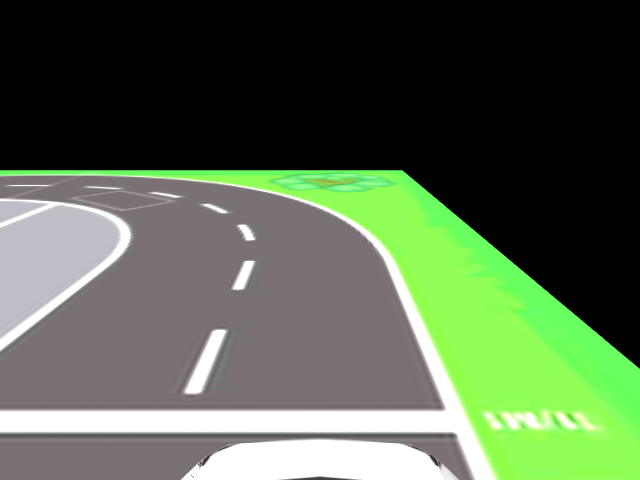
#> input picture sim/assets/generated/lane_detect/frame_0p0m_raw.png, 640 x 480 px
$ python -i parking_line.py   (imports and definitions only)
#> lines starting #> are read from the running program, lines starting #| are printed output that depends on the picture; after the words box and inside, x2 and y2 are one past the last pixel; in counts of white or black regions, pixels touching at a corner belong together
#> further down, picture is the input picture: shape (480, 640, 3); mean B, G, R 77.2, 101.7, 85.7
"""Rear-camera parking-line pre-processing for --mode parking_logic (and the
parking_sim camera guide).

The steering comes from the UNCHANGED lane model (final openvino) run on the
prepared frame — this module only fixes how a parking bay differs from a normal
lane before inference:

1. **Horizontal lines are ERASED** (bay end/entry paint confuses the model).
2. **Broken dashes are MERGED and EXTENDED** — but not one extension per Hough
   segment (that floods the frame: Hough yields several segments per dash and
   several dashes per bay line).  Instead, near-vertical segments are CLUSTERED
   by where their extension crosses the ROI bottom (+ similar angle); each
   cluster = one physical bay line.  Only the ``max_lines`` clusters with the
   largest total segment support are fitted (least squares through all their
   endpoints) and repainted as ONE solid extended line each.
3. The ROI crop: everything above ``roi_top_ratio`` (and right of
   ``keep_left_ratio``) is blacked out.

``prepare_parking_line_frame(frame)`` ->
``(model_frame, debug_vis, n_lines, fitted_lines, h_far_y_ratio)``, where
``h_far_y_ratio`` is the closest erased horizontal line as ``y / frame_height``
(``None`` if none seen) — the rear-camera stop signal when reversing into a bay.

* ``model_frame`` - what to feed the YOLO lane detector.
* ``debug_vis``   - ROI box (yellow), white mask (magenta), accepted dash
                    segments (orange), ERASED horizontals (red), and the final
                    fitted lines (green, thick) — exactly what gets painted.
* ``n_lines``     - number of fitted bay lines drawn (0 -> caller falls back).
"""
from __future__ import annotations

from dataclasses import dataclass

import cv2
import numpy as np


@dataclass(frozen=True)
class ParkingLineConfig:
    roi_top_ratio: float = 0.55      # keep only the bottom (1 - ratio) of the frame
    keep_left_ratio: float = 1.0     # keep only the leftmost this fraction (1.0 = full width)
    white_thresh: int = 180          # gray >= this counts as painted line
    hough_threshold: int = 30
    min_line_frac: float = 0.12      # min dash length as a fraction of ROI height
    max_gap_px: int = 40
    # Segment classification, in degrees from VERTICAL:
    #   <= vertical_max_dev_deg      -> bay side-line dash: keep for clustering
    #   >= horizontal_min_dev_deg    -> horizontal paint: ERASE before inference
    #   in between                   -> ambiguous: leave untouched
    vertical_max_dev_deg: float = 45.0
    horizontal_min_dev_deg: float = 60.0
    # Horizontals below this height ratio are IGNORED for far_y.  The very bottom
    # of the rear view is floor trim / mat edge, not the bay-end line, and it was
    # reporting far_y = 1.00 and firing the stop immediately.  Capping the search
    # here means far_y can never exceed this value.
    horizontal_max_y_ratio: float = 0.9
    # A horizontal counts as the bay-end line only if it spans at least this
    # fraction of the frame width.  The bay-end line crosses the view; faint
    # brightness patches on the grey floor do not, yet a 156 px smudge in the
    # bottom-right corner was reporting far_y = 0.89 and firing the stop.
    horizontal_min_len_frac: float = 0.5
    # Clustering: segments whose bottom-crossing x and angle are this close
    # belong to the same physical bay line.
    merge_x_tol_px: int = 40
    merge_angle_tol_deg: float = 8.0
    # Only the strongest clusters (by total dash length) get painted.  A bay has
    # two side lines -> 2.
    max_lines: int = 2
    # Synthetic frame for the reverse (prepare_infinite_lane_frame): outside the
    # slot bbox is blacked out and the extended lines are painted white, but the
    # REAL road texture is kept inside the bbox.
    # fill_corridor paints road_bgr between the two extended lines so the drivable
    # area is continuous top-to-bottom.  It fills ONLY the black remainder outside
    # the bbox: overwriting the bbox's real road pixels with flat grey as well
    # drops the lane model from a 100% to a 10% fit rate.
    road_bgr: tuple[int, int, int] = (132, 130, 128)  # measured median of the captures
    fill_corridor: bool = True
    # Grain added to the filled grey.  A dead-flat fill is out of the lane model's
    # training distribution and costs a lot of fits; measured over the same 30
    # frames: flat 40%, sigma 6 -> 70%, sigma 12 -> 83%.
    fill_noise_sigma: float = 12.0
    extend_thickness_px: int = 7     # repainted solid line thickness
    erase_thickness_px: int = 15     # blackout stroke over horizontal segments


# [144 lines left out: functions prepare_parking_line_frame, vanishing_point, not called in this run]


def _scan_far_y(frame_bgr, cfg: ParkingLineConfig, debug=None):
    """Nearest white horizontal in the WHOLE frame, as ``y / frame_height``.

    Deliberately independent of the slot bbox: the bay-end line the car is
    reversing toward is a fact about the surroundings, not about the bbox, and
    it often lies below the bbox.  Segments beyond ``horizontal_max_y_ratio``
    (the very bottom of the rear view = floor trim, not bay paint) are ignored,
    so the returned value can never exceed that cap.
    """
    h, w = frame_bgr.shape[:2]
    gray = cv2.GaussianBlur(cv2.cvtColor(frame_bgr, cv2.COLOR_BGR2GRAY), (5, 5), 0)
    mask = cv2.inRange(gray, cfg.white_thresh, 255)
    lines = cv2.HoughLinesP(
        mask, 1, np.pi / 180.0, cfg.hough_threshold,
        minLineLength=max(8, int(h * cfg.min_line_frac)), maxLineGap=cfg.max_gap_px,
    )
    if lines is None:
        return None
    best = None
    for ln in lines:
        x1, y1, x2, y2 = (int(v) for v in ln[0])
        dx, dy = float(x2 - x1), float(y2 - y1)
        ang = abs(np.degrees(np.arctan2(dx, dy))) if (dx or dy) else 90.0
        ang = min(ang, 180.0 - ang)
        if ang < cfg.horizontal_min_dev_deg:
            continue
        if abs(dx) < cfg.horizontal_min_len_frac * w:
            continue  # too short to be the bay-end line
        far_y = max(y1, y2) / float(h)
        if far_y > cfg.horizontal_max_y_ratio:
            continue
        if best is None or far_y > best:
            best = far_y
        if debug is not None:
            cv2.line(debug, (x1, y1), (x2, y2), (0, 0, 255), 2)
    return best


def prepare_infinite_lane_frame(frame_bgr, bbox=None, config: ParkingLineConfig | None = None):
    """Build an "infinite lane" frame for the rear reverse, then let the lane model drive.

    Why: deep in the bay the horizontal bay-end line covers the drivable area.
    The lane model then has almost no vertical evidence left and forces a fit out
    of whatever remains, so the heading swings violently right at the end — the
    worst possible moment.

    The synthetic frame handed to the model is therefore rebuilt from scratch:

    * everything outside the slot bbox -> BLACK,
    * the bay's side lines, found while they are still visible, extended to span
      the FULL frame height — a lane that never ends,
    * the corridor BETWEEN those lines filled with the road colour, so the
      drivable area is explicit and continuous (a pure black canvas makes the
      lane model return nothing at all — measured conf 0.00 on every frame),
    * the white lines painted on top.

    Horizontal bay paint is never drawn, so it cannot hijack the fit; it is only
    MEASURED on the raw frame and reported as ``h_far_y_ratio`` for the
    far_y >= 0.9 stop.

    ``bbox`` (x1,y1,x2,y2) restricts WHERE lines are searched; the drawn lane
    still spans the whole frame.

    Returns ``(model_frame, debug_vis, n_lines, h_far_y_ratio)``.
    """
    cfg = config or ParkingLineConfig()
    if frame_bgr is None:
        return None, None, 0, None

    h, w = frame_shape = frame_bgr.shape[:2]
    x0, y0, x1b, y1b = 0, int(h * cfg.roi_top_ratio), w, h
    if bbox is not None:
        bx1, by1, bx2, by2 = (int(v) for v in bbox)
        x0, x1b = max(0, bx1), min(w, bx2)
        y0, y1b = max(0, by1), min(h, by2)
    if x1b - x0 < 5 or y1b - y0 < 5:
        return frame_bgr.copy(), frame_bgr.copy(), 0, None

    roi = frame_bgr[y0:y1b, x0:x1b]
    rh, rw = roi.shape[:2]
    gray = cv2.GaussianBlur(cv2.cvtColor(roi, cv2.COLOR_BGR2GRAY), (5, 5), 0)
    mask = cv2.inRange(gray, cfg.white_thresh, 255)
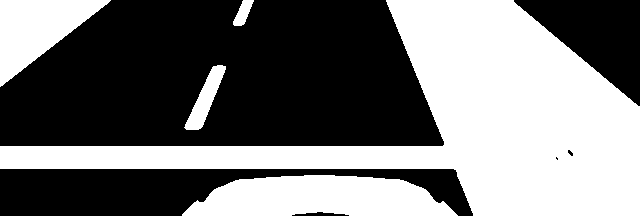
#> mask: shape (216, 640); 46.1% white; 5 white regions, box (x1, y1, x2, y2) and area: (0, 0, 640, 216) 48883, (182, 175, 458, 216) 8648, (0, 0, 111, 87) 4911, (184, 65, 226, 130) 1049, (233, 0, 254, 26) 298

    debug = frame_bgr.copy()
    debug[y0:y1b, x0:x1b][mask > 0] = (255, 0, 255)
    cv2.rectangle(debug, (x0, y0), (x1b - 1, y1b - 1), (0, 255, 255), 1)
#> debug: shape (480, 640, 3); mean B, G, R 95.8, 51.2, 100.3

    lines = cv2.HoughLinesP(
        mask, 1, np.pi / 180.0, cfg.hough_threshold,
        minLineLength=max(8, int(rh * cfg.min_line_frac)), maxLineGap=cfg.max_gap_px,
    )
#> lines = 303 rows, first 6: [1, 146, 639, 168], [0, 149, 639, 171], [190, 206, 639, 198], [349, 215, 639, 215], [90, 146, 639, 155], [463, 189, 630, 198]

    # far_y is a STOP signal about the car's real surroundings, so it is measured
    # over the WHOLE frame, not just the slot bbox: the approaching bay-end line
    # frequently sits below the bbox (29% of detected frames here), and cropping
    # the search to the bbox made it invisible right when it matters.
    h_far_y_ratio = _scan_far_y(frame_bgr, cfg, debug)
#> in _scan_far_y, `mask = cv2.inRange(gray, cfg.white_thresh, 255)`:
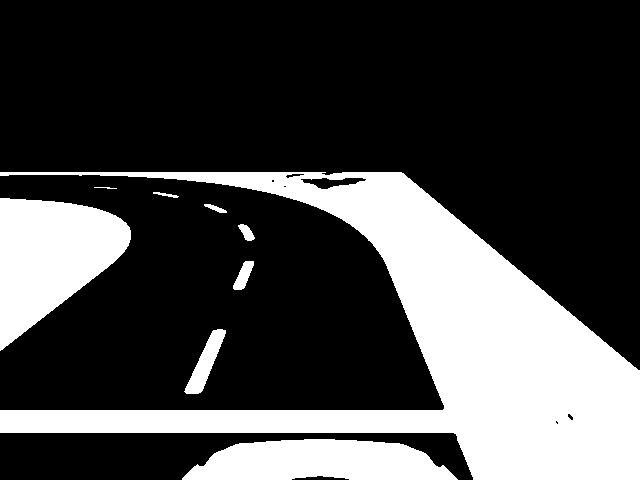
#> mask: shape (480, 640); 27.6% white; 9 white regions, largest, box (x1, y1, x2, y2) and area: (0, 172, 640, 480) 62132, (0, 198, 131, 351) 12396, (182, 439, 458, 480) 8648
#> in _scan_far_y, `lines = cv2.HoughLinesP( mask, 1, np.pi / 180.0, cfg.hough_threshold, ..`: lines = 407 rows, first 6: [0, 428, 639, 406], [376, 172, 639, 444], [0, 415, 639, 426], [188, 472, 639, 449], [312, 172, 639, 456], [0, 424, 639, 436]
#> the loop in _scan_far_y, `for ln in lines:` made 407 passes
#> (x1, y1, x2, y2, dx, dy, ang, far_y) on passes 1, 7: (0, 428, 639, 406, 639, -22, 88.03, 0.892), (0, 421, 639, 432, 639, 11, 89.01, 0.9)
#> after the loop in _scan_far_y, `for ln in lines:`:
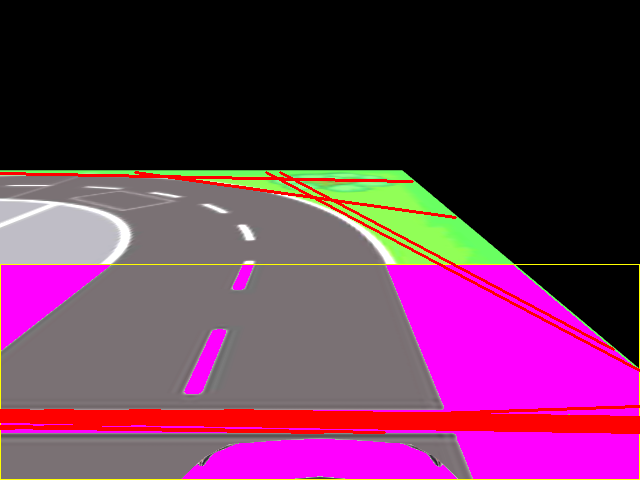
#> debug: shape (480, 640, 3); mean B, G, R 83.1, 48.7, 101.5
#> after the loop in _scan_far_y, `for ln in lines:`: best = 0.9
#> h_far_y_ratio = 0.9

    # Black outside the slot bbox; the real road texture stays inside it (the
    # lane model needs real pixels — see ParkingLineConfig.fill_corridor).
    model_frame = np.zeros_like(frame_bgr)
    model_frame[y0:y1b, x0:x1b] = frame_bgr[y0:y1b, x0:x1b]

    segs = []
    if lines is not None:
        for ln in lines:
            sx1, sy1, sx2, sy2 = (int(v) for v in ln[0])
            dx, dy = float(sx2 - sx1), float(sy2 - sy1)
            ang = abs(np.degrees(np.arctan2(dx, dy))) if (dx or dy) else 90.0
            ang = min(ang, 180.0 - ang)
            if ang >= cfg.horizontal_min_dev_deg:
                # ERASED from the model's copy so it cannot hijack the fit once it
                # covers the drivable area.  far_y is NOT taken here — it is
                # measured over the whole frame by _scan_far_y above.
                cv2.line(model_frame, (sx1 + x0, sy1 + y0), (sx2 + x0, sy2 + y0),
                         (0, 0, 0), cfg.erase_thickness_px)
                continue
            if ang > cfg.vertical_max_dev_deg:
                continue
            length = float(np.hypot(dx, dy))
            x_bottom = (sx1 + (rh - 1.0 - sy1) * dx / dy) if abs(dy) > 1e-6 else (sx1 + sx2) / 2.0
            segs.append((sx1, sy1, sx2, sy2, float(np.degrees(np.arctan2(dx, dy))), length, x_bottom))
            cv2.line(debug, (sx1 + x0, sy1 + y0), (sx2 + x0, sy2 + y0), (0, 165, 255), 2)
#> this loop made 303 passes
#> ln on passes 15 to 17: [[0, 158, 196, 168]], [[189, 207, 639, 207]], [[422, 89, 639, 140]]
#> debug: shape (480, 640, 3); 0.8% of pixels changed, all inside (x1, y1, x2, y2) = (165, 263, 253, 434)
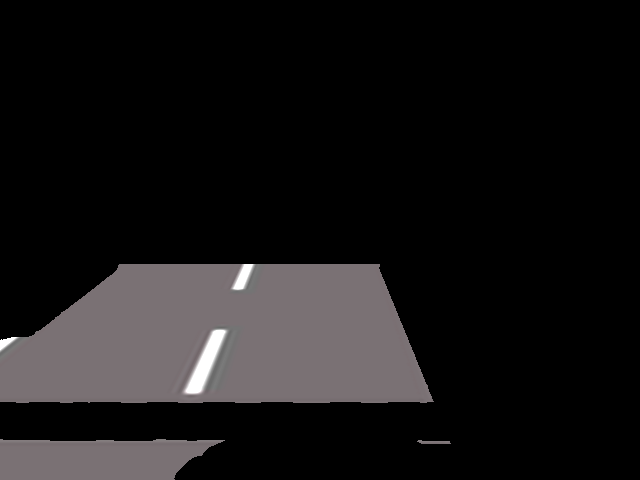
#> model_frame: shape (480, 640, 3); mean B, G, R 22.6, 22.1, 23.7

    # Cluster dashes belonging to the same physical side line.
    clusters: list[dict] = []
    for seg in sorted(segs, key=lambda s: -s[5]):
        for cl in clusters:
            if (abs(seg[6] - cl["x_bottom"]) <= cfg.merge_x_tol_px
                    and abs(seg[4] - cl["ang"]) <= cfg.merge_angle_tol_deg):
                n = len(cl["segs"])
                cl["x_bottom"] = (cl["x_bottom"] * n + seg[6]) / (n + 1)
                cl["ang"] = (cl["ang"] * n + seg[4]) / (n + 1)
                cl["support"] += seg[5]
                cl["segs"].append(seg)
                break
        else:
            clusters.append({"x_bottom": seg[6], "ang": seg[4], "support": seg[5], "segs": [seg]})
#> this loop made 13 passes
#> seg on passes 1 to 8: (177, 168, 248, 1, 157, 181.5, 157), (176, 168, 243, 1, 158.1, 179.9, 157.1), (181, 166, 251, 1, 157, 179.2, 160.2), (182, 167, 246, 0, 159, 178.8, 163.6), (179, 165, 245, 1, 158.1, 176.8, 158.9), (169, 168, 217, 65, 155, 113.6, 147.1), (168, 168, 213, 67, 156, 110.6, 147.1), (170, 168, 215, 67, 156, 110.6, 149.1)
    clusters.sort(key=lambda c: -c["support"])

    # Fit each side line and extend it to span the WHOLE frame height.
    spans = []  # (x_at_top, x_at_bottom)
    for cl in clusters[: max(0, cfg.max_lines)]:
        pts = []
        for (ax, ay, bx, by, _a, _l, _xb) in cl["segs"]:
            pts.append((ax + x0, ay + y0))
            pts.append((bx + x0, by + y0))
        vx, vy, cx, cy = (float(v) for v in
                          cv2.fitLine(np.array(pts, np.float32), cv2.DIST_L2, 0, 0.01, 0.01).ravel())
        if abs(vy) < 1e-6:
            continue
        # Intersect with y = 0 and y = h-1 -> a line with no start and no end.
        spans.append((cx + vx * (0.0 - cy) / vy, cx + vx * ((h - 1.0) - cy) / vy))
#> this loop made 1 pass
    n_lines = len(spans)

    # Fill the corridor BETWEEN the two lines with the road colour so the drivable
    # area runs unbroken from top to bottom — but only over pixels that are still
    # black (i.e. outside the bbox).  Painting flat grey over the bbox's real road
    # pixels as well drops the lane model to a 10% fit rate; keeping them and only
    # filling the black remainder gives a continuous corridor the model still reads.
    if cfg.fill_corridor and n_lines >= 2:
        spans.sort(key=lambda s: s[0] + s[1])
        (lt, lb), (rt, rb) = spans[0], spans[-1]
        poly = np.array([[lt, 0], [rt, 0], [rb, h - 1], [lb, h - 1]], dtype=np.int32)
        corridor = np.zeros(model_frame.shape[:2], np.uint8)
        cv2.fillPoly(corridor, [poly], 255)
        model_frame[(corridor > 0) & (model_frame.max(axis=2) == 0)] = cfg.road_bgr
        # Grain over the WHOLE corridor — the filled grey and the real road pixels
        # alike.  Graining only the filled part leaves a visible seam between the
        # two and the model still balks (43% fit); graining everything inside the
        # corridor restores it to 83%.
        if cfg.fill_noise_sigma > 0.0:
            rng = np.random.default_rng(0)  # fixed seed: same frame -> same grain
            region = (corridor > 0) & (model_frame.max(axis=2) > 0) & (model_frame.min(axis=2) <= 200)
            if region.any():
                noisy = np.clip(
                    model_frame.astype(np.int16)
                    + rng.normal(0.0, cfg.fill_noise_sigma, model_frame.shape).astype(np.int16),
                    0, 255,
                ).astype(np.uint8)
                model_frame[region] = noisy[region]
    for (xt, xb) in spans:
        cv2.line(model_frame, (int(round(xt)), 0), (int(round(xb)), h - 1),
                 (255, 255, 255), cfg.extend_thickness_px)
        cv2.line(debug, (int(round(xt)), 0), (int(round(xb)), h - 1), (0, 255, 0), 2)
#> this loop made 1 pass
#> (xt, xb) on pass 1: (359.6, 155.4)
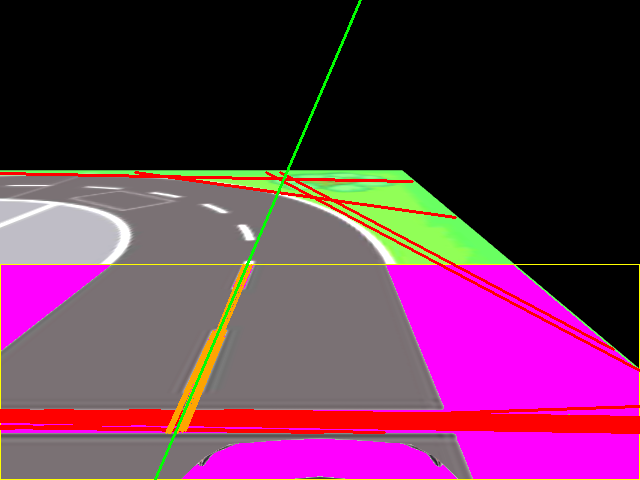
#> debug: shape (480, 640, 3); mean B, G, R 81.6, 50.4, 101.2
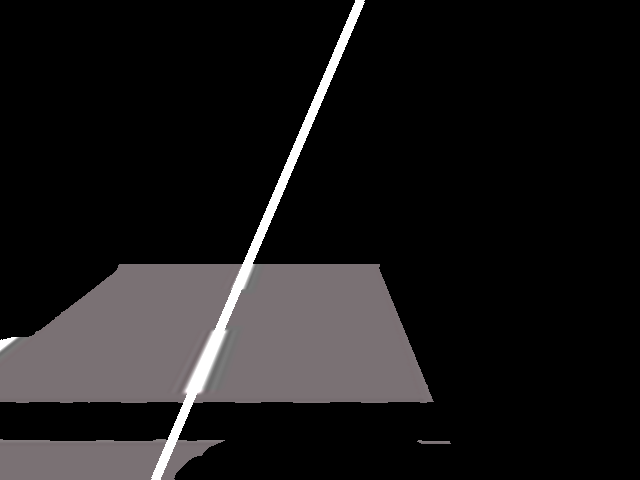
#> model_frame: shape (480, 640, 3); 1.3% of pixels changed, all inside (x1, y1, x2, y2) = (151, 0, 365, 480)

    _text(debug, f"dashes:{len(segs)} lanes:{n_lines}"
                 + ("" if h_far_y_ratio is None else f" hFarY:{h_far_y_ratio:.2f}"), (10, 24))
    if h_far_y_ratio is not None:
        hy = int(h_far_y_ratio * h)
        cv2.line(debug, (0, hy), (w - 1, hy), (0, 0, 255), 1)
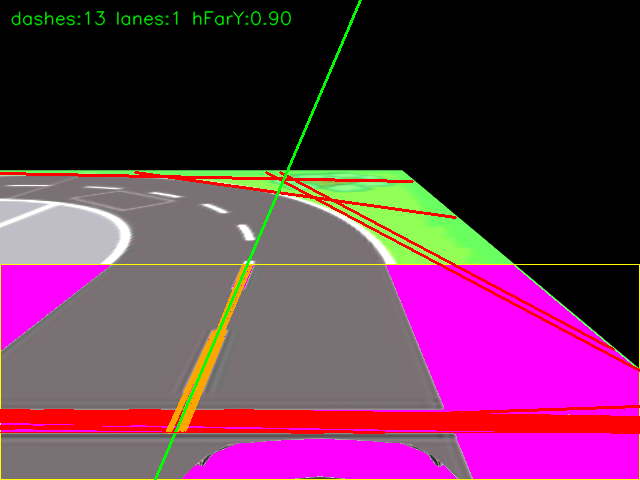
#> debug: shape (480, 640, 3); mean B, G, R 81.2, 51.1, 101.2
    return model_frame, debug, n_lines, h_far_y_ratio


# [27 lines left out: function _extend_to_rect, not called in this run]


def _text(img, s, org):
    cv2.putText(img, s, org, cv2.FONT_HERSHEY_SIMPLEX, 0.6, (0, 0, 0), 3, cv2.LINE_AA)
    cv2.putText(img, s, org, cv2.FONT_HERSHEY_SIMPLEX, 0.6, (0, 255, 0), 1, cv2.LINE_AA)

>>> import cv2
>>> picture = cv2.imread('../../sim/assets/generated/lane_detect/frame_0p0m_raw.png')
>>> result = prepare_infinite_lane_frame(picture)
